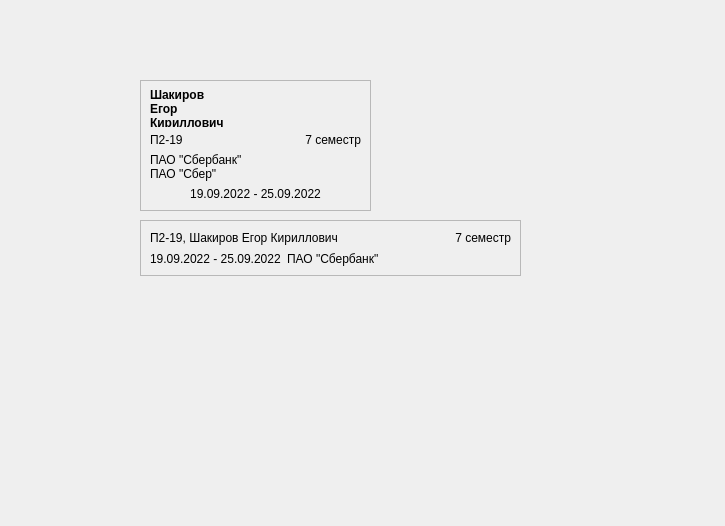
<?xml version="1.0" encoding="UTF-8"?>
<ui version="4.0">
 <class>MainWindow</class>
 <widget class="QMainWindow" name="MainWindow">
  <property name="geometry">
   <rect>
    <x>0</x>
    <y>0</y>
    <width>725</width>
    <height>526</height>
   </rect>
  </property>
  <property name="windowTitle">
   <string>MainWindow</string>
  </property>
  <widget class="QWidget" name="centralwidget">
   <widget class="QFrame" name="frame">
    <property name="geometry">
     <rect>
      <x>140</x>
      <y>80</y>
      <width>231</width>
      <height>131</height>
     </rect>
    </property>
    <property name="frameShape">
     <enum>QFrame::StyledPanel</enum>
    </property>
    <property name="frameShadow">
     <enum>QFrame::Raised</enum>
    </property>
    <layout class="QVBoxLayout" name="verticalLayout">
     <item>
      <widget class="QLabel" name="label">
       <property name="font">
        <font>
         <weight>75</weight>
         <bold>true</bold>
        </font>
       </property>
       <property name="text">
        <string>Шакиров
Егор
Кириллович</string>
       </property>
      </widget>
     </item>
     <item>
      <layout class="QHBoxLayout" name="horizontalLayout">
       <item>
        <widget class="QLabel" name="label_4">
         <property name="text">
          <string>П2-19</string>
         </property>
        </widget>
       </item>
       <item>
        <widget class="QLabel" name="label_2">
         <property name="text">
          <string>7 семестр</string>
         </property>
         <property name="alignment">
          <set>Qt::AlignRight|Qt::AlignTrailing|Qt::AlignVCenter</set>
         </property>
        </widget>
       </item>
      </layout>
     </item>
     <item>
      <widget class="QLabel" name="label_5">
       <property name="text">
        <string>ПАО &quot;Сбербанк&quot;
ПАО &quot;Сбер&quot;</string>
       </property>
      </widget>
     </item>
     <item>
      <widget class="QLabel" name="label_3">
       <property name="text">
        <string>19.09.2022 - 25.09.2022</string>
       </property>
       <property name="alignment">
        <set>Qt::AlignCenter</set>
       </property>
      </widget>
     </item>
    </layout>
   </widget>
   <widget class="QFrame" name="frame_2">
    <property name="geometry">
     <rect>
      <x>140</x>
      <y>220</y>
      <width>381</width>
      <height>56</height>
     </rect>
    </property>
    <property name="frameShape">
     <enum>QFrame::StyledPanel</enum>
    </property>
    <property name="frameShadow">
     <enum>QFrame::Raised</enum>
    </property>
    <layout class="QVBoxLayout" name="verticalLayout_2">
     <item>
      <layout class="QHBoxLayout" name="horizontalLayout_2">
       <item>
        <widget class="QLabel" name="label_6">
         <property name="text">
          <string>П2-19, Шакиров Егор Кириллович</string>
         </property>
        </widget>
       </item>
       <item>
        <widget class="QLabel" name="label_7">
         <property name="text">
          <string>7 семестр</string>
         </property>
         <property name="alignment">
          <set>Qt::AlignRight|Qt::AlignTrailing|Qt::AlignVCenter</set>
         </property>
        </widget>
       </item>
      </layout>
     </item>
     <item>
      <layout class="QHBoxLayout" name="horizontalLayout_3">
       <item>
        <widget class="QLabel" name="label_8">
         <property name="sizePolicy">
          <sizepolicy hsizetype="Maximum" vsizetype="Preferred">
           <horstretch>0</horstretch>
           <verstretch>0</verstretch>
          </sizepolicy>
         </property>
         <property name="text">
          <string>19.09.2022 - 25.09.2022</string>
         </property>
        </widget>
       </item>
       <item>
        <widget class="QLabel" name="label_9">
         <property name="text">
          <string>ПАО &quot;Сбербанк&quot;</string>
         </property>
        </widget>
       </item>
      </layout>
     </item>
    </layout>
   </widget>
   <widget class="QWidget" name="widget" native="true">
    <property name="geometry">
     <rect>
      <x>140</x>
      <y>290</y>
      <width>381</width>
      <height>51</height>
     </rect>
    </property>
   </widget>
  </widget>
 </widget>
 <resources/>
 <connections/>
</ui>
